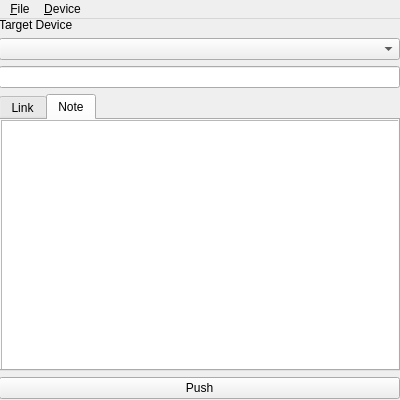
<?xml version="1.0" encoding="UTF-8"?>
<ui version="4.0">
 <class>MainWindow</class>
 <widget class="QMainWindow" name="MainWindow">
  <property name="geometry">
   <rect>
    <x>0</x>
    <y>0</y>
    <width>400</width>
    <height>400</height>
   </rect>
  </property>
  <property name="sizePolicy">
   <sizepolicy hsizetype="Fixed" vsizetype="Fixed">
    <horstretch>0</horstretch>
    <verstretch>0</verstretch>
   </sizepolicy>
  </property>
  <property name="minimumSize">
   <size>
    <width>400</width>
    <height>400</height>
   </size>
  </property>
  <property name="maximumSize">
   <size>
    <width>400</width>
    <height>400</height>
   </size>
  </property>
  <property name="windowTitle">
   <string>Message window</string>
  </property>
  <widget class="QWidget" name="centralwidget">
   <widget class="QWidget" name="verticalLayoutWidget">
    <property name="geometry">
     <rect>
      <x>-1</x>
      <y>-1</y>
      <width>401</width>
      <height>381</height>
     </rect>
    </property>
    <layout class="QVBoxLayout" name="verticalLayout">
     <item>
      <widget class="QLabel" name="label">
       <property name="text">
        <string>Target Device</string>
       </property>
      </widget>
     </item>
     <item>
      <widget class="QComboBox" name="comboboxDevices"/>
     </item>
     <item>
      <widget class="QLineEdit" name="lineeditTitle"/>
     </item>
     <item>
      <widget class="QTabWidget" name="tabwidgetFunctions">
       <property name="currentIndex">
        <number>1</number>
       </property>
       <widget class="QWidget" name="tabLinkPush">
        <property name="accessibleName">
         <string>link</string>
        </property>
        <property name="text" stdset="0">
         <string/>
        </property>
        <attribute name="title">
         <string>Link</string>
        </attribute>
        <widget class="QPlainTextEdit" name="plaintexteditLink">
         <property name="geometry">
          <rect>
           <x>0</x>
           <y>0</y>
           <width>401</width>
           <height>291</height>
          </rect>
         </property>
        </widget>
       </widget>
       <widget class="QWidget" name="tabNotePush">
        <property name="accessibleName">
         <string>note</string>
        </property>
        <attribute name="title">
         <string>Note</string>
        </attribute>
        <widget class="QPlainTextEdit" name="plaintexteditNote">
         <property name="geometry">
          <rect>
           <x>0</x>
           <y>0</y>
           <width>401</width>
           <height>291</height>
          </rect>
         </property>
        </widget>
       </widget>
      </widget>
     </item>
     <item>
      <widget class="QPushButton" name="buttonSubmit">
       <property name="text">
        <string>Push</string>
       </property>
      </widget>
     </item>
    </layout>
   </widget>
  </widget>
  <widget class="QMenuBar" name="menubar">
   <property name="geometry">
    <rect>
     <x>0</x>
     <y>0</y>
     <width>400</width>
     <height>26</height>
    </rect>
   </property>
   <property name="nativeMenuBar">
    <bool>true</bool>
   </property>
   <widget class="QMenu" name="menuFile">
    <property name="title">
     <string>&amp;File</string>
    </property>
   </widget>
   <widget class="QMenu" name="menuDevice">
    <property name="title">
     <string>&amp;Device</string>
    </property>
    <addaction name="actionRegisterDevice"/>
   </widget>
   <addaction name="menuFile"/>
   <addaction name="menuDevice"/>
  </widget>
  <action name="actionRegisterDevice">
   <property name="text">
    <string>&amp;Register this device...</string>
   </property>
  </action>
 </widget>
 <resources/>
 <connections/>
</ui>
